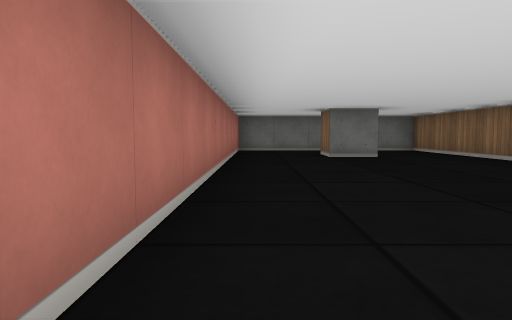
View 1 (above)

15 first-person views from a walk through a cub3D level. The camera is about half as high as the walls, tilts 4° down and sees 70° across. The floor is counted in squares. Each view is taken from the middle of a square. On the plan, view 1 faces up. The plan holds only what a view shows up to about 9 squares ahead; the rest is blank.

View 2
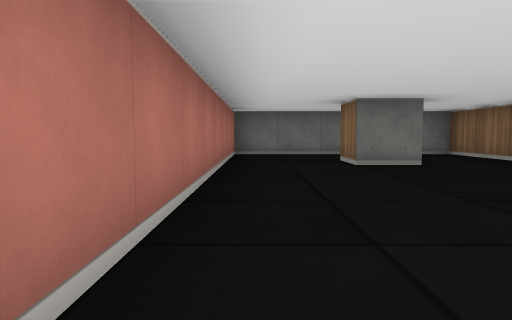

View 3
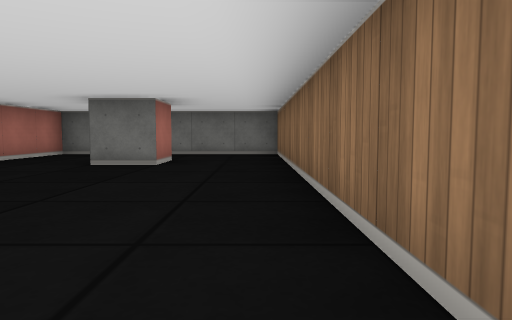

View 4
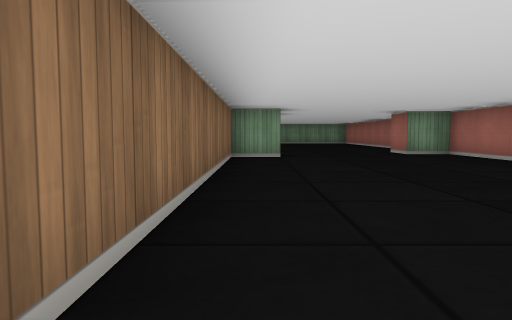

View 5
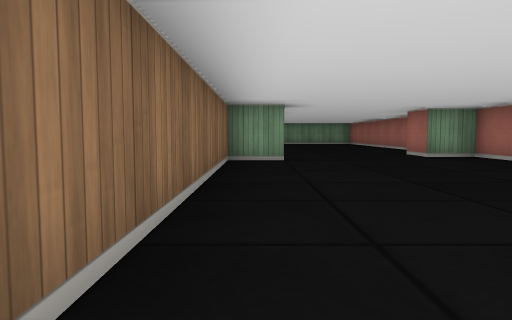

View 6
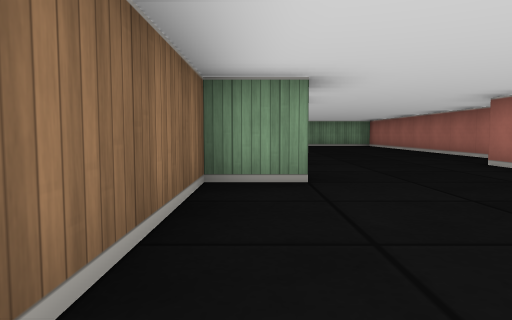

View 7
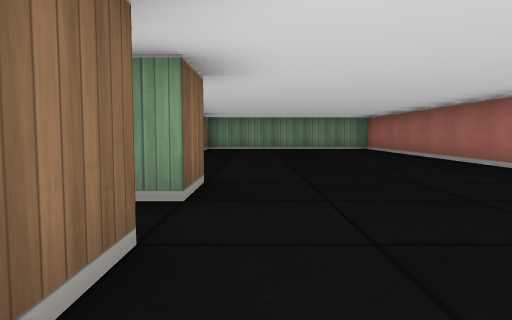

View 8
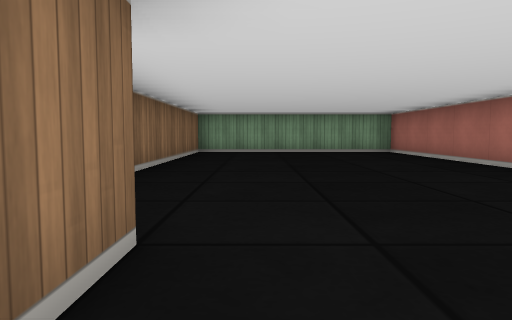

View 9
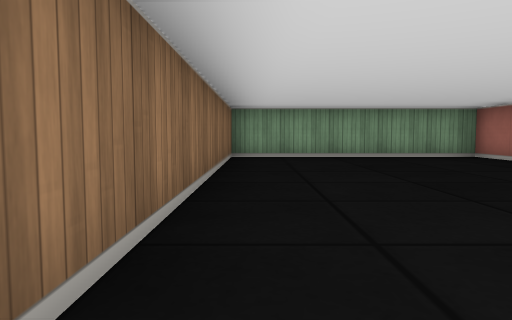

View 10
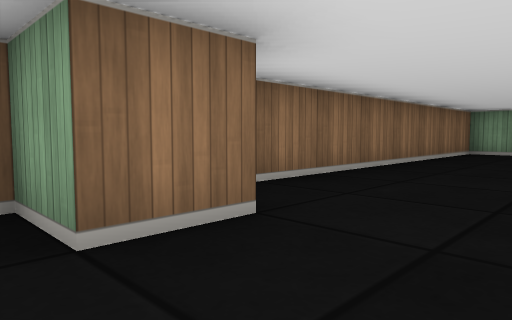

View 11
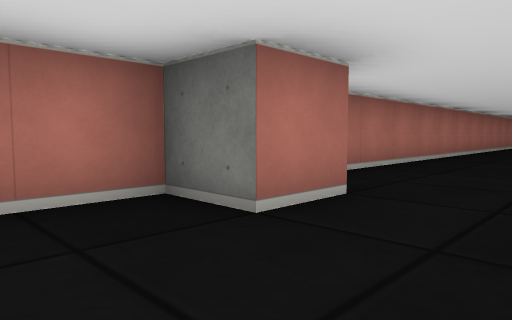

View 12
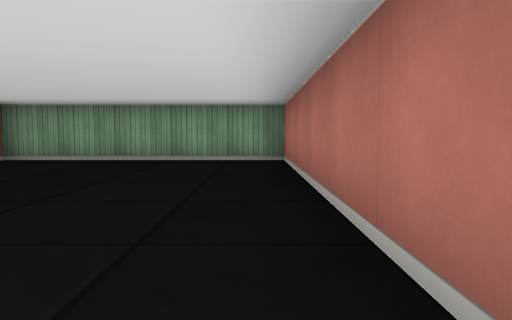

View 13
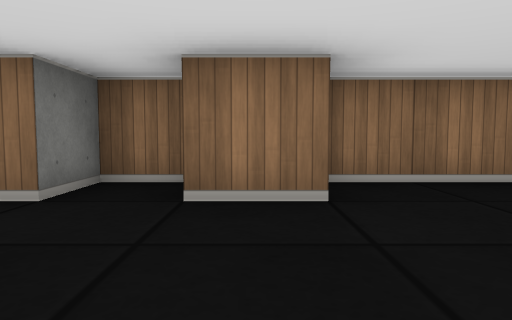

View 14
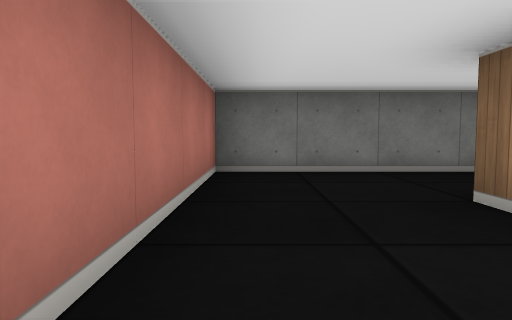

View 15
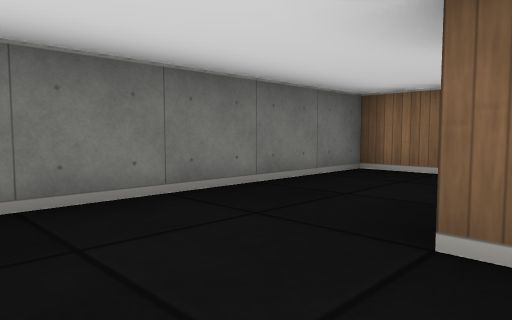

### Floor plan
Points are (right, up) in squares from view 1. A wall is a line through its corners. A room is listed if a view was taken in it or the views show most of it. See-through windows are left out.
Room 1 (views 1, 2, 3, 4, 5, 6, 7, 8, 9, 10, 11, 12, 13, 14, 15)
walls: (3.5, -4.6) (3.5, -3.5) (4.5, -3.5) (4.5, -2.5) (3.5, -2.5) (3.5, -1.5) (4.5, -1.5) (4.5, 10.5) (-0.5, 10.5) (-0.5, -2.5) (0.5, -2.5) (0.5, -3.5) (-0.5, -3.5) (-0.5, -12.5) (4.5, -12.5) (4.5, -4.6); (2.5, 8.5) (2.5, 7.5) (1.5, 7.5) (1.5, 8.5)

Where each view was taken, in squares from view 1:
view 1: 0 up, 0 right, facing up
view 2: 2 up, 0 right, facing up
view 3: 2 up, 4 right, facing up
view 4: 6 up, 4 right, facing down
view 5: 5 up, 4 right, facing down
view 6: 2 up, 4 right, facing down
view 7: 1 down, 3 right, facing down
view 8: 3 down, 3 right, facing down
view 9: 5 down, 4 right, facing down
view 10: 3 down, 2 right, facing down-right
view 11: 5 down, 2 right, facing up-left
view 12: 6 down, 0 right, facing down
view 13: 4 down, 1 right, facing right
view 14: 6 up, 0 right, facing up
view 15: 8 up, 0 right, facing up-right
